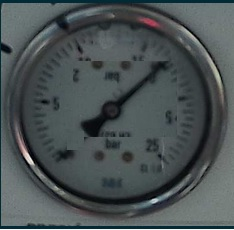
#> input picture manometro5.jpg, 234 x 230 px
$ python lector_manometro.py --image manometro5.jpg
#> lines starting #> are read from the running program, lines starting #| are printed output that depends on the picture; after the words box and inside, x2 and y2 are one past the last pixel; in counts of white or black regions, pixels touching at a corner belong together
import cv2
import numpy as np
import math
import argparse

def get_pressure_reading(image_path, output_path=None):
    """
    Analiza la imagen de un manómetro y devuelve el valor de la presión.
    También guarda una imagen con las detecciones visualizadas.
    """
#> called with image_path = 'manometro5.jpg'

    # --- 1. CONFIGURACIÓN Y CALIBRACIÓN DEL MANÓMETRO ---
    MIN_VALUE = 0
    MAX_VALUE = 25
    START_ANGLE = 210
    END_ANGLE = 330

    # --- 2. CARGA Y PREPROCESAMIENTO DE LA IMAGEN ---
    img_orig = cv2.imread(image_path)
#> img_orig is the input picture: shape (230, 234, 3); mean B, G, R 83.9, 82.5, 74.4
    if img_orig is None:
        print(f"Error: No se pudo cargar la imagen desde {image_path}")
        return None

    img_display = img_orig.copy()
    gray = cv2.cvtColor(img_orig, cv2.COLOR_BGR2GRAY)
    blurred = cv2.GaussianBlur(gray, (15, 15), 0)
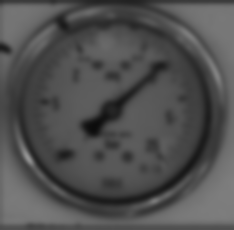
#> blurred: shape (230, 234); min 12, max 148, mean 80

    # --- 3. DETECCIÓN DEL CÍRCULO (CARA DEL MANÓMETRO) ---
    detected_circles = cv2.HoughCircles(blurred,
                                       cv2.HOUGH_GRADIENT,
                                       dp=1,
                                       minDist=50,
                                       param1=50,
                                       param2=60,
                                       minRadius=50,
                                       maxRadius=300)
#> detected_circles = [[117.5, 111.5, 93.4]]

    if detected_circles is None:
        print("No se detectó ningún círculo.")
        return None

    circle = np.uint16(np.around(detected_circles))[0, 0]
#> circle = [118, 112, 93]
    center_x, center_y, radius = circle[0], circle[1], circle[2]
#> center_x = 118; center_y = 112; radius = 93

    cv2.circle(img_display, (center_x, center_y), radius, (0, 255, 0), 3)
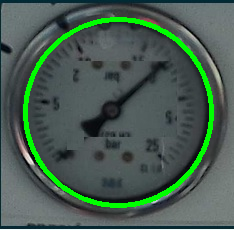
#> img_display: shape (230, 234, 3); 5.41% of pixels changed, all inside (x1, y1, x2, y2) = (23, 17, 214, 208)
    cv2.circle(img_display, (center_x, center_y), 5, (0, 0, 255), -1)
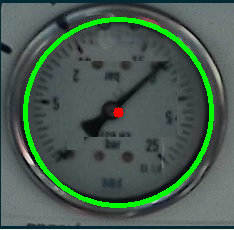
#> img_display: shape (230, 234, 3); 0.15% of pixels changed, all inside (x1, y1, x2, y2) = (113, 107, 124, 118)

    # --- 4. DETECCIÓN DE LA AGUJA (LÍNEA) ---
    mask = np.zeros_like(gray)
    cv2.circle(mask, (center_x, center_y), radius, 255, -1)
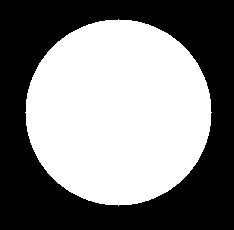
#> mask: shape (230, 234); 50.4% white; 1 black region, box (x1, y1, x2, y2) and area: (0, 0, 234, 230) 26675

    edges = cv2.Canny(gray, 50, 150, apertureSize=3)
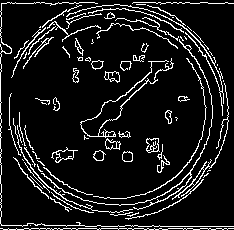
#> edges: shape (230, 234); 10.3% white in thin lines or dots
    masked_edges = cv2.bitwise_and(edges, edges, mask=mask)
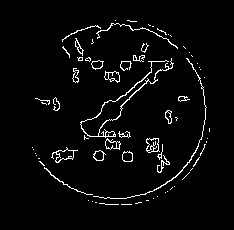
#> masked_edges: shape (230, 234); 3.7% white in thin lines or dots, all inside (x1, y1, x2, y2) = (32, 20, 210, 205)

    lines = cv2.HoughLinesP(masked_edges, 1, np.pi / 180, 50, None,
                           int(radius * 0.3), int(radius * 0.95))
#> lines = [[53, 175, 167, 61], [40, 162, 166, 60]]

    if lines is None:
        print("No se detectó ninguna línea (aguja) dentro del círculo.")
        return None

    # --- NUEVA LÓGICA MÁS ROBUSTA PARA ENCONTRAR LA AGUJA ---
    # Encontraremos la línea cuyo punto medio esté más cerca del centro del círculo.
    best_line = None
    min_dist_from_midpoint_to_center = float('inf')

    for line in lines:
        x1, y1, x2, y2 = line[0]
        mid_x, mid_y = (x1 + x2) / 2, (y1 + y2) / 2
        dist = np.sqrt((mid_x - center_x)**2 + (mid_y - center_y)**2)
        if dist < min_dist_from_midpoint_to_center:
            min_dist_from_midpoint_to_center = dist
            best_line = (x1, y1, x2, y2)
#> this loop made 2 passes
#> (x1, y1, x2, y2, mid_x, mid_y, dist, min_dist_from_midpoint_to_center) on pass 1: (53, 175, 167, 61, 110, 118, 10, 10)
#> (x1, y1, x2, y2, mid_x, mid_y, dist) on pass 2: (40, 162, 166, 60, 103, 111, 15.03)
#> after the loop, min_dist_from_midpoint_to_center = 10

    if best_line is None:
        # Este error ahora es mucho menos probable que ocurra.
        print("No se pudo determinar la línea de la aguja con los criterios actuales.")
        return None

    x1, y1, x2, y2 = best_line
#> x1 = 53; y1 = 175; x2 = 167; y2 = 61
    cv2.line(img_display, (x1, y1), (x2, y2), (255, 0, 0), 2)

    dist1_from_center = np.sqrt((x1 - center_x)**2 + (y1 - center_y)**2)
#> dist1_from_center = 90.52
    dist2_from_center = np.sqrt((x2 - center_x)**2 + (y2 - center_y)**2)
#> dist2_from_center = 70.72

    if dist1_from_center > dist2_from_center:
        tip_x, tip_y = x1, y1
#> tip_x = 53; tip_y = 175
    else:
        tip_x, tip_y = x2, y2

    cv2.circle(img_display, (tip_x, tip_y), 5, (0, 165, 255), -1)
#> img_display: shape (230, 234, 3); mean B, G, R 83, 93, 71.8

    # --- 5. MAPEAR EL ÁNGULO AL VALOR DE PRESIÓN ---
    angle_rad = math.atan2(tip_y - center_y, tip_x - center_x)
#> angle_rad = 2.37
    angle_deg = math.degrees(angle_rad)
#> angle_deg = 135.9
    if angle_deg < 0:
        angle_deg += 360

    pressure_value = 0.0

    if END_ANGLE >= START_ANGLE:
        total_angle_sweep = END_ANGLE - START_ANGLE
        current_angle_relative = angle_deg - START_ANGLE
#> current_angle_relative = -74.1
    else:
        total_angle_sweep = (360 - START_ANGLE) + END_ANGLE
        if angle_deg >= START_ANGLE:
            current_angle_relative = angle_deg - START_ANGLE
        else:
            current_angle_relative = (360 - START_ANGLE) + angle_deg

    if total_angle_sweep > 0:
        if current_angle_relative < 0:
            pressure_value = MIN_VALUE
        elif current_angle_relative > total_angle_sweep:
            pressure_value = MAX_VALUE
        else:
            pressure_percentage = current_angle_relative / total_angle_sweep
            pressure_value = MIN_VALUE + pressure_percentage * (MAX_VALUE - MIN_VALUE)

    pressure_value = max(MIN_VALUE, min(MAX_VALUE, pressure_value))

    # --- 6. MOSTRAR Y GUARDAR RESULTADOS ---
    result_text = f"Presion: {pressure_value:.2f} bar"
    cv2.putText(img_display, result_text, (10, 30), cv2.FONT_HERSHEY_SIMPLEX, 1, (0, 0, 255), 2)
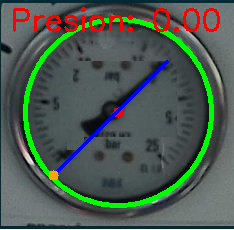
#> img_display: shape (230, 234, 3); mean B, G, R 80.9, 90.2, 76.5
    print(result_text)

    cv2.imshow('Manometro Detectado', img_display)
    cv2.waitKey(0)
    cv2.destroyAllWindows()

    if output_path:
        cv2.imwrite(output_path, img_display)
        print(f"Imagen procesada guardada en: {output_path}")

    return pressure_value

if __name__ == '__main__':
    parser = argparse.ArgumentParser(description='Lee un manómetro analógico desde una imagen.')
    parser.add_argument('-i', '--image', required=True, help='Ruta a la imagen de entrada.')
    parser.add_argument('-o', '--output', help='Ruta para guardar la imagen procesada.')
    args = parser.parse_args()
    get_pressure_reading(args.image, args.output)

$ run again, on multiple.jpg
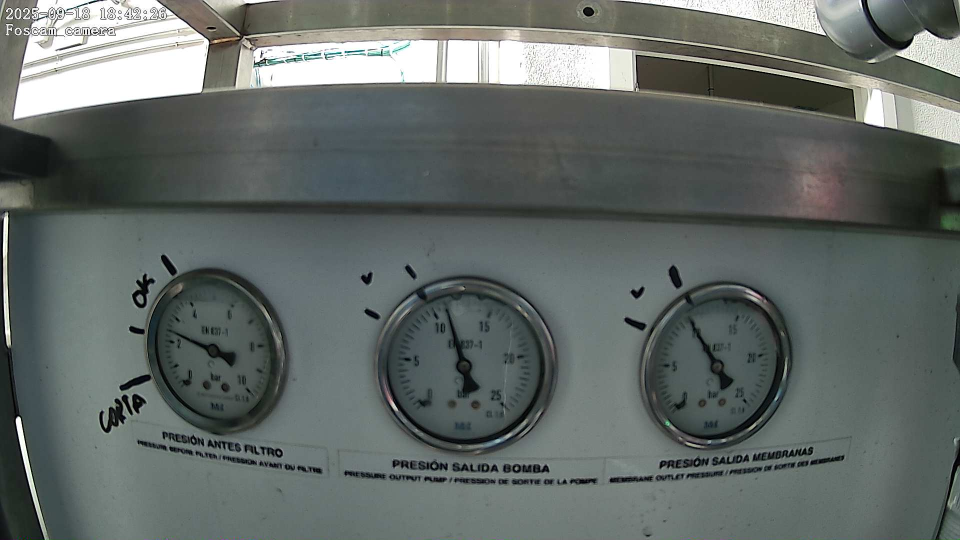
#> input picture multiple.jpg, 1920 x 1080 px (shown at 1/2 size)
#> in get_pressure_reading, img_orig is the input picture: shape (1080, 1920, 3); mean B, G, R 102.8, 105.8, 98.5
#> detected_circles = [[929.5, 740.5, 190.5], [1428.5, 732.5, 152.2], [470.5, 695.5, 177.8], [1383.5, 710.5, 169.1], [375.5, 725.5, 180.1], [424.5, 671.5, 137.6], [1482.5, 769.5, 206.2], [957.5, 698.5, 191.7], [437.5, 736.5, 136.9], [871.5, 781.5, 90.5]]
#> circle = [930, 740, 190]
#> center_x = 930; center_y = 740; radius = 190
#> in get_pressure_reading, `cv2.circle(mask, (center_x, center_y), radius, 255, -1)`:
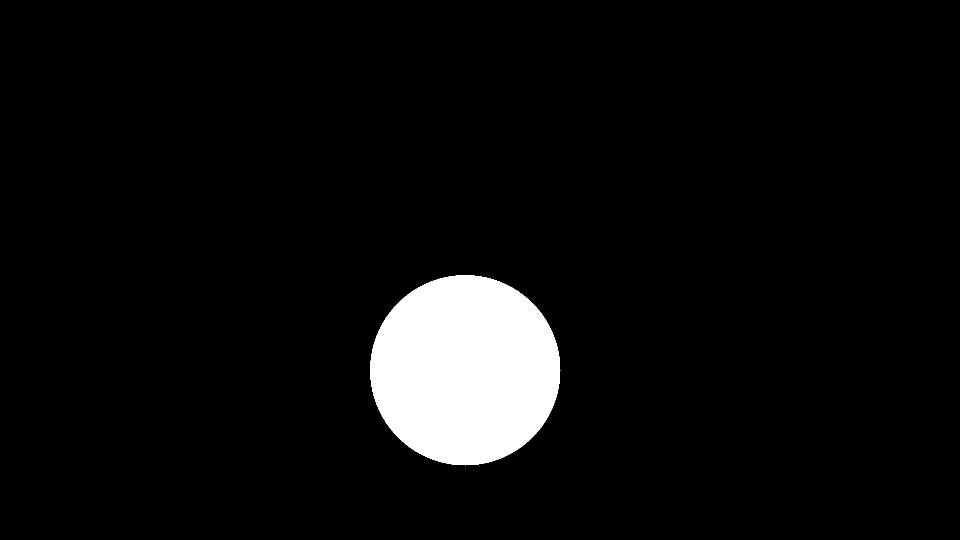
#> mask: shape (1080, 1920) (shown at 1/2 size); 5.5% white; 1 white region, box (x1, y1, x2, y2) and area: (740, 550, 1121, 931) 113369
#> edges: shape (1080, 1920); 4.2% white in thin lines or dots
#> masked_edges: shape (1080, 1920); 0.43% white in thin lines or dots, all inside (x1, y1, x2, y2) = (755, 552, 1118, 930)
#> lines = 38 rows, first 6: [876, 559, 969, 908], [759, 770, 915, 926], [889, 899, 1055, 867], [763, 786, 905, 928], [807, 598, 1065, 856], [870, 560, 1000, 899]
#> the loop in get_pressure_reading, `for line in lines:` made 38 passes
#> (x1, y1, x2, y2, mid_x, mid_y, dist, min_dist_from_midpoint_to_center) on passes 1, 15, 19: (876, 559, 969, 908, 922.5, 733.5, 9.92, 9.92), (799, 606, 1055, 862, 927, 734, 6.71, 6.71), (791, 614, 1063, 859, 927, 736.5, 4.61, 4.61)
#> after the loop in get_pressure_reading, `for line in lines:`: min_dist_from_midpoint_to_center = 4.61
#> in get_pressure_reading, `x1, y1, x2, y2 = best_line`: x1 = 791; y1 = 614; x2 = 1063; y2 = 859
#> dist1_from_center = 187.6
#> dist2_from_center = 178.5
#> tip_x = 791; tip_y = 614
#> angle_rad = -2.41
#> in get_pressure_reading, `angle_deg = math.degrees(angle_rad)`: angle_deg = -137.8
#> in get_pressure_reading, `angle_deg += 360`: angle_deg = 222.2
#> current_angle_relative = 12.19
#> pressure_percentage = 0.102
#> pressure_value = 2.54
#> result_text = 'Presion: 2.54 bar'
#> in get_pressure_reading, `cv2.putText(img_display, result_text, (10, 30), cv2.FONT_HERSHEY_SIMPL..`:
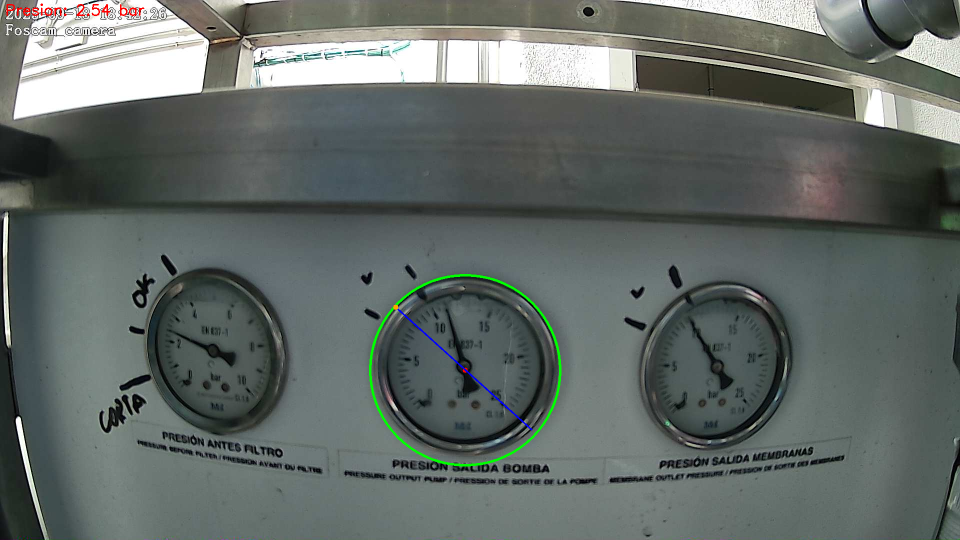
#> img_display: shape (1080, 1920, 3) (shown at 1/2 size); mean B, G, R 102.4, 106.1, 98.3
#| Presion: 2.54 bar

$ run again, on Captura1.PNG
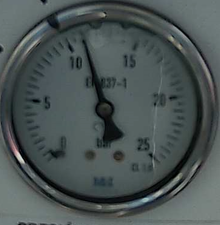
#> input picture Captura1.PNG, 220 x 225 px
#> in get_pressure_reading, img_orig is the input picture: shape (225, 220, 3); mean B, G, R 84.1, 84.3, 74.7
#> detected_circles = [[106.5, 107.5, 96.5]]
#> circle = [106, 108, 96]
#> center_x = 106; center_y = 108; radius = 96
#> in get_pressure_reading, `cv2.circle(mask, (center_x, center_y), radius, 255, -1)`:
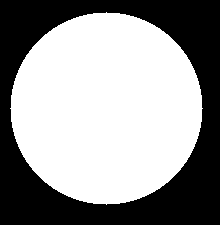
#> mask: shape (225, 220); 58.4% white; 1 black region, box (x1, y1, x2, y2) and area: (0, 0, 220, 225) 20583
#> edges: shape (225, 220); 10.3% white in thin lines or dots
#> masked_edges: shape (225, 220); 5% white in thin lines or dots, all inside (x1, y1, x2, y2) = (10, 13, 203, 204)
#> lines = [[77, 22, 125, 202], [78, 22, 137, 192]]
#> the loop in get_pressure_reading, `for line in lines:` made 2 passes
#> (x1, y1, x2, y2, mid_x, mid_y, dist, min_dist_from_midpoint_to_center) on passes 1 to 2: (77, 22, 125, 202, 101, 112, 6.4, 6.4), (78, 22, 137, 192, 107.5, 107, 1.8, 1.8)
#> after the loop in get_pressure_reading, `for line in lines:`: min_dist_from_midpoint_to_center = 1.8
#> dist1_from_center = 90.44
#> dist2_from_center = 89.54
#> tip_x = 78; tip_y = 22
#> angle_rad = -1.89
#> in get_pressure_reading, `angle_deg = math.degrees(angle_rad)`: angle_deg = -108
#> in get_pressure_reading, `angle_deg += 360`: angle_deg = 252
#> current_angle_relative = 41.97
#> pressure_percentage = 0.35
#> pressure_value = 8.74
#> result_text = 'Presion: 8.74 bar'
#> in get_pressure_reading, `cv2.putText(img_display, result_text, (10, 30), cv2.FONT_HERSHEY_SIMPL..`:
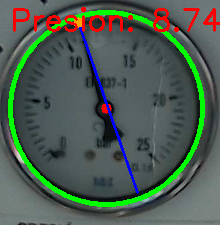
#> img_display: shape (225, 220, 3); mean B, G, R 80.2, 92.7, 76.6
#| Presion: 8.74 bar
